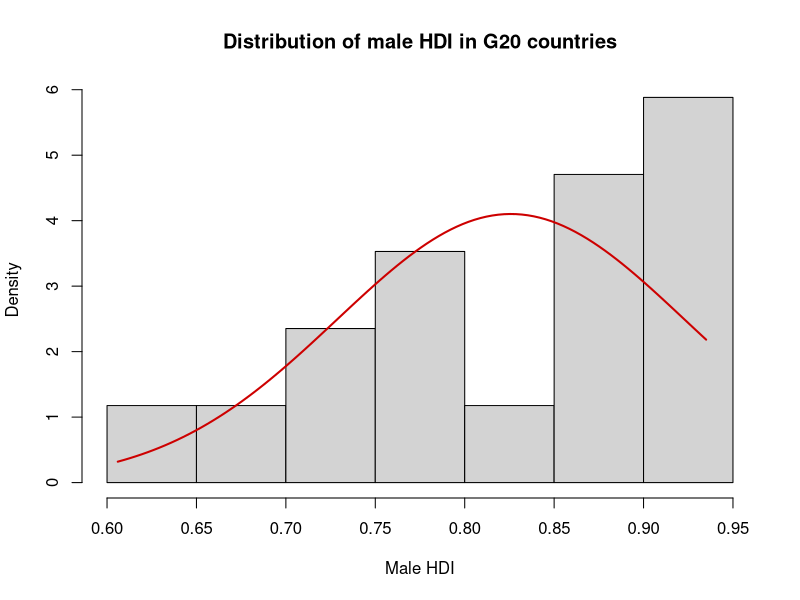

The R script that drew this image: (Note: this script raises an error after producing the figure.)
#Download the csv file
malehdi = read.csv(file ="malehdi.csv" , sep = ";", head = TRUE)

#Substitute Missing Information
malehdi[malehdi == ".."] = NA

#Translate into numeric Data
malehdi[,1] = sapply(malehdi[,1], as.character)
malehdi[,1] = sapply(malehdi[,1], as.numeric)
malehdi[,3] = sapply(malehdi[,3], as.character)
malehdi[,3] = sapply(malehdi[,3], as.numeric)

#Name the columns
malehdi.names = c("HDI.rank","country","value")
colnames(malehdi) = malehdi.names
head(malehdi)

##Eliminate the non analyzed nations and create a row vector
g20 = factor(c("Argentina", "Australia", "Brazil", "Canada", "China", "France", "Germany", "India", "Indonesia", "Italy", "Japan", "Korea (South)", "Mexico", "Russia", "Saudi Arabia", "South Africa", "Turkey", "United Kingdom", "United States of America"))
malehdi.g20 = subset(malehdi, malehdi$country == "Argentina" | malehdi$country == "Australia" | malehdi$country == "Brazil" | malehdi$country == "Canada" | malehdi$country == "China" | malehdi$country == "France" | malehdi$country == "Germany" | malehdi$country == "India" | malehdi$country == "Indonesia" | malehdi$country =="Italy" | malehdi$country == "Japan" | malehdi$country == "Korea (Republic of)" | malehdi$country == "Mexico" | malehdi$country == "Russian Federation" | malehdi$country == "Saudi Arabia" | malehdi$country == "South Africa" | malehdi$country == "Turkey" | malehdi$country == "United Kingdom" | malehdi$country == "United States")

#determine the rows
malehdi.g20 = malehdi.g20[order(malehdi.g20[,2], decreasing=FALSE),]
rownames(malehdi.g20) = g20
malehdi.g20$country=NULL

#Summary statistics
summary(malehdi.g20)
sd(malehdi.g20[,2], na.rm = TRUE)

#Transposed frame
malehdi.g20t=t(malehdi.g20)

#Compare Data
subset(malehdi.g20, malehdi.g20$value < mean(malehdi.g20[,2], na.rm = TRUE))
subset(malehdi.g20, malehdi.g20$value > mean(malehdi.g20[,2], na.rm = TRUE))
subset(malehdi.g20, malehdi.g20$value < median(malehdi.g20[,2], na.rm = TRUE))
subset(malehdi.g20, malehdi.g20$value > median(malehdi.g20[,2], na.rm = TRUE))

# Determination of the values distribution
malehdi.g18 = malehdi.g20[-c(3, 16),]
hist(malehdi.g18$value, freq = FALSE, xlab = 'Male HDI', main = "Distribution of male HDI in G20 countries")
g = seq(min(malehdi.g18$value), max(malehdi.g18$value), length = 100)
dens.nrom = dnorm(g, mean(malehdi.g18$value), sd(malehdi.g18$value))
lines(g, dens.nrom, col = "red3", lwd = 2)

#Which are the countries with the lowest/highest values
rownames(malehdi.g20[which(malehdi.g20[,2] == max(malehdi.g20[,2], na.rm = TRUE)),])
rownames(malehdi.g20[which(malehdi.g20[,2] == min(malehdi.g20[,2], na.rm = TRUE)),])

#KDE using gaussian Kernel
density(malehdi.g20[,2], na.rm = TRUE)
plot(density(gini.g20[,2], na.rm = TRUE))

#Emperical cdf
ecdf(malehdi.g20[,2])
plot(ecdf(malehdi.g20[,2]))

#Mean characteristics and measures of the sample
summary(malehdi.g20[,2]) 
boxplot(malehdi.g20[,2])

#Correlation Matrix (po co to tutaj?) 
cor.malehdi.LE = cor(na.omit(malehdi.g20))
cor.malehdi.LE

#Covariances 
cov(malehdi.g18[,1], malehdi.g18[,2])
plot(malehdi.g20[,1] ~ gini.g20[,2], main="Covariance of gender male HDI in G20 countries and HDI", xlab="gini.g20uality in life expectancy", ylab="HDI")

#Regression
fit = lm(gini.g20[,1] ~ gini.g20[,2])
fit

# Plot values for different countries
plot(malehdi.g20[,2], xaxt = "n", pch = 16, col = ifelse(malehdi.g20$value > mean(malehdi.g20[,2], na.rm = TRUE) , "green", "red"))
abline(mean(malehdi.g20$value, na.rm = TRUE), b = 0, col = "blue")
text(mean(malehdi.g20$value, na.rm = TRUE), "mean", pos = 3)
text(malehdi.g20[,2], rownames(malehdi.g20), cex = 0.7, pos = 1)
title("Countries with malehdi above/below the mean")